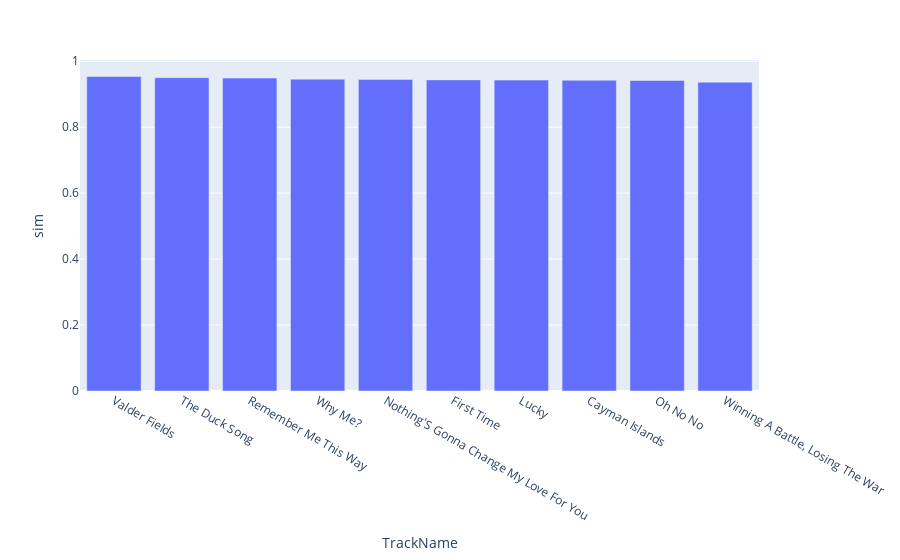

The notebook cell this image was saved under:
### Code cell
fig2 = px.bar(top_10_user_100, x='TrackName', y='sim')
fig2.show()

### Figure 1 — Plotly figure (JSON) as saved in the notebook; plotly's stock layout.template omitted (floating-point values rounded to 4 significant figures)
{"data": [{"alignmentgroup": "True", "hovertemplate": "TrackName=%{x}<br>sim=%{y}<extra></extra>", "legendgroup": "", "marker": {"color": "#636efa", "pattern": {"shape": ""}}, "name": "", "offsetgroup": "", "orientation": "v", "showlegend": false, "textposition": "auto", "type": "bar", "x": ["Valder Fields", "The Duck Song", "Remember Me This Way", "Why Me?", "Nothing'S Gonna Change My Love For You", "First Time", "Lucky", "Cayman Islands", "Oh No No", "Winning A Battle, Losing The War"], "xaxis": "x", "y": [0.9536, 0.9501, 0.9489, 0.9457, 0.9445, 0.9435, 0.9429, 0.9424, 0.9417, 0.9366], "yaxis": "y"}], "layout": {"barmode": "relative", "legend": {"tracegroupgap": 0}, "margin": {"t": 60}, "xaxis": {"anchor": "y", "domain": [0, 1], "title": {"text": "TrackName"}}, "yaxis": {"anchor": "x", "domain": [0, 1], "title": {"text": "sim"}}}}
